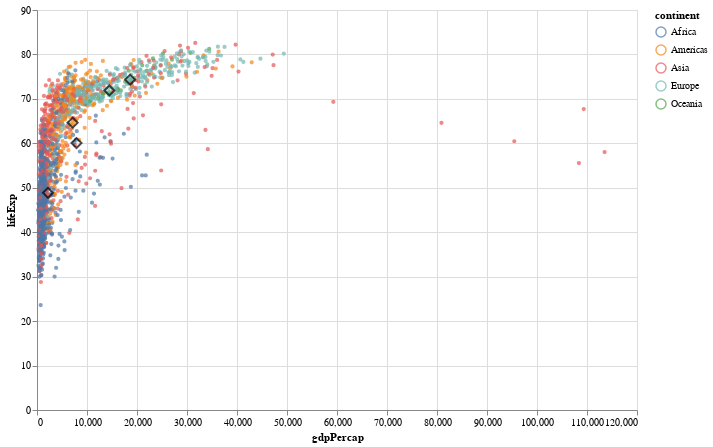

Notebook code cell kept with this figure:
### Markdown cell above
# Pruebas

### Code cell
import altair as alt

# Calculate the mean life expectancy and gdpPercap for each continent
continent_means = df.groupby('continent')[['lifeExp', 'gdpPercap']].mean().reset_index()

# Create a scatter plot of life expectancy vs. GDP per capita, colored by continent
# and with smaller point size representing population
chart = alt.Chart(df).mark_point(size=5).encode(  # Reduced point size here
    x='gdpPercap',
    y='lifeExp',
    color='continent',
    tooltip=['country', 'lifeExp', 'gdpPercap', 'pop']
)

# Create a scatter plot of the continent means
mean_chart = alt.Chart(continent_means).mark_point(size=100, shape='diamond', color='black').encode(
    x='gdpPercap',  # Now using the calculated mean gdpPercap
    y='lifeExp',
    tooltip=['continent', 'lifeExp', 'gdpPercap']  # Added gdpPercap to tooltip
)

# Combine the two charts
(chart + mean_chart).properties(
    width=600,
    height=400
)

### Figure 1 — Vega-Lite specification as saved in the notebook (floating-point values rounded to 4 significant figures; data arrays with more than 128 entries replaced by an {"elided": "..."} marker saying what was removed)
{"config": {"view": {"continuousWidth": 400, "continuousHeight": 300}}, "layer": [{"data": {"name": "data-c3e469595f78acc91b45b84159d74763"}, "mark": {"type": "point", "size": 5}, "encoding": {"color": {"field": "continent", "type": "nominal"}, "tooltip": [{"field": "country", "type": "nominal"}, {"field": "lifeExp", "type": "quantitative"}, {"field": "gdpPercap", "type": "quantitative"}, {"field": "pop", "type": "quantitative"}], "x": {"field": "gdpPercap", "type": "quantitative"}, "y": {"field": "lifeExp", "type": "quantitative"}}}, {"data": {"name": "data-39001a2a4b801108c0036fe030947c31"}, "mark": {"type": "point", "color": "black", "shape": "diamond", "size": 100}, "encoding": {"tooltip": [{"field": "continent", "type": "nominal"}, {"field": "lifeExp", "type": "quantitative"}, {"field": "gdpPercap", "type": "quantitative"}], "x": {"field": "gdpPercap", "type": "quantitative"}, "y": {"field": "lifeExp", "type": "quantitative"}}}], "height": 400, "width": 600, "$schema": "https://vega.github.io/schema/vega-lite/v4.17.0.json", "datasets": {"data-c3e469595f78acc91b45b84159d74763": {"elided": "1704 records"}, "data-39001a2a4b801108c0036fe030947c31": [{"continent": "Africa", "lifeExp": 48.87, "gdpPercap": 2194.0}, {"continent": "Americas", "lifeExp": 64.66, "gdpPercap": 7136.0}, {"continent": "Asia", "lifeExp": 60.06, "gdpPercap": 7902.0}, {"continent": "Europe", "lifeExp": 71.9, "gdpPercap": 14470.0}, {"continent": "Oceania", "lifeExp": 74.33, "gdpPercap": 18620.0}]}}
